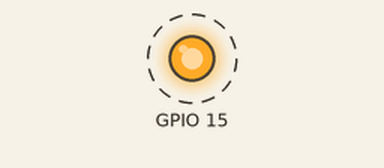
Recording of a program running on a simulated ESP8266 board running MicroPython. Shown: output pins drawn as LEDs (lit = HIGH). Dashed ring = blinking. What the program prints to the serial console is not drawn. At 12.0 s the program stops and its outputs stay as they are.

Above: at 0.2 s.
Timing chart, 0 to 3.0 s (numbered marks = the images above):
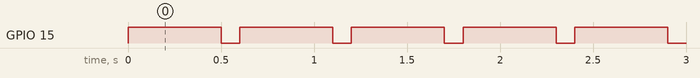

Measured:
- by itself, GPIO 15: alternates HIGH for 0.50 s and LOW for 0.10 s, 40 changes in all, then stays LOW

The program:

blink.py
```python
import machine
import time

def blink(pin=15, blink_time=500):
    """ Blink a specific led for a defined cycle
    """
    pin = machine.Pin(pin, machine.Pin.OUT)

    if pin.value() == 1:
        pin.off()

    pin.on()
    time.sleep_ms(blink_time)
    pin.off()


def blinking(quantity=4, blink_ms=100):
    """ Blink multiple times with sleep between blinks
    """
    for qty in range(quantity):
        print(qty)
        blink()
        time.sleep_ms(blink_ms)


blinking(20)
```
